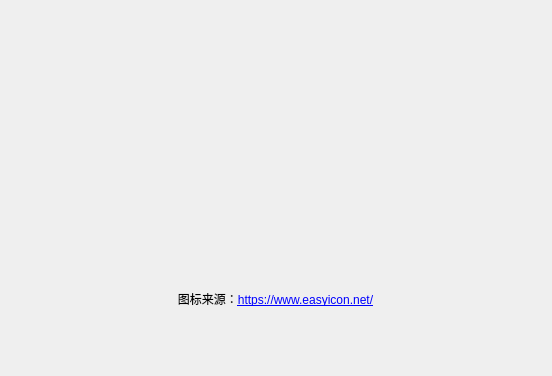
<?xml version="1.0" encoding="UTF-8"?>
<ui version="4.0">
 <class>AboutWindow</class>
 <widget class="QWidget" name="AboutWindow">
  <property name="geometry">
   <rect>
    <x>0</x>
    <y>0</y>
    <width>552</width>
    <height>376</height>
   </rect>
  </property>
  <property name="windowTitle">
   <string>关于游戏</string>
  </property>
  <widget class="QLabel" name="label">
   <property name="geometry">
    <rect>
     <x>200</x>
     <y>70</y>
     <width>161</width>
     <height>161</height>
    </rect>
   </property>
   <property name="text">
    <string/>
   </property>
   <property name="pixmap">
    <pixmap resource="images.qrc">:/image/images/icon.ico</pixmap>
   </property>
   <property name="alignment">
    <set>Qt::AlignCenter</set>
   </property>
  </widget>
  <widget class="QLabel" name="label_2">
   <property name="geometry">
    <rect>
     <x>120</x>
     <y>290</y>
     <width>311</width>
     <height>16</height>
    </rect>
   </property>
   <property name="text">
    <string>&lt;html&gt;&lt;head/&gt;&lt;body&gt;&lt;p&gt;图标来源：&lt;a href=&quot;https://www.easyicon.net/&quot;&gt;&lt;span style=&quot; text-decoration: underline; color:#0000ff;&quot;&gt;https://www.easyicon.net/&lt;/span&gt;&lt;/a&gt;&lt;/p&gt;&lt;/body&gt;&lt;/html&gt;</string>
   </property>
   <property name="alignment">
    <set>Qt::AlignCenter</set>
   </property>
  </widget>
 </widget>
 <resources>
  <include location="images.qrc"/>
 </resources>
 <connections/>
</ui>
